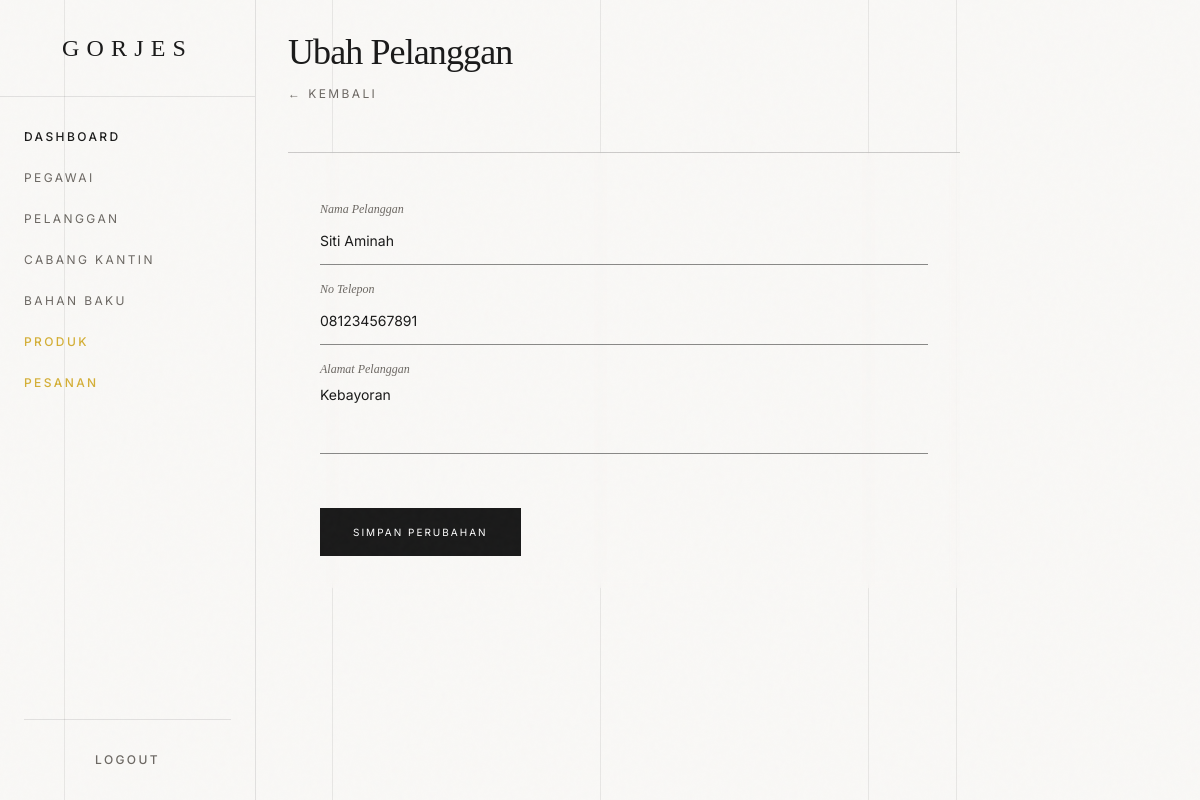
The page /dashboard/pelanggan/pelangganubah.php?id=7 (signed in) on the database its author committed.
### tables this page shows
CREATE TABLE `pelanggan` (
  `id_pelanggan` int(11) NOT NULL,
  `nama_pelanggan` varchar(100) NOT NULL,
  `no_telp` varchar(20) DEFAULT NULL,
  `alamat_pelanggan` text DEFAULT NULL
);

### dashboard/pelanggan/pelangganubah.php (the view, shortened to what this page needs)
<?php
include '../../layouts/config.php';
$id = $_GET['id'] ?? 0;
$sql = "SELECT * FROM pelanggan WHERE id_pelanggan = ?";
$stmt = mysqli_prepare($conn, $sql);
mysqli_stmt_bind_param($stmt, 'i', $id);
mysqli_stmt_execute($stmt);
$result = mysqli_stmt_get_result($stmt);
$data = mysqli_fetch_assoc($result);
include '../../layouts/head.php';
include '../../layouts/menu.php';
?>
<div class="mb-12 relative z-10">
    <h2 class="font-serif text-4xl tracking-tight mb-2">Ubah Pelanggan</h2>
    <a href="pelangganlihat.php" class="text-xs tracking-[0.2em] uppercase text-luxury-mutedFg hover:text-luxury-accent transition-colors">← Kembali</a>
</div>
<div class="border-t border-luxury-fg/20 pt-8 relative z-10 max-w-2xl bg-luxury-bg/50 backdrop-blur-sm p-8">
    <form action="controllers/update.php" method="POST" class="space-y-8">
        <div class="relative group">
            <input type="text" name="nama_pelanggan" id="nama_pelanggan" required value="<?= htmlspecialchars($data['nama_pelanggan']) ?>"
                class="w-full h-12 bg-transparent border-b border-luxury-fg/50 text-sm px-0 py-2 focus:outline-none focus:border-luxury-accent transition-colors duration-500 peer placeholder-transparent" placeholder="Nama Pelanggan">
            <label for="nama_pelanggan" class="absolute left-0 -top-4 text-xs text-luxury-mutedFg font-serif italic transition-all duration-500 peer-focus:-top-4 peer-focus:text-xs peer-focus:text-luxury-accent">Nama Pelanggan</label>
        </div>
        <div class="relative group">
            <input type="text" name="no_telp" id="no_telp" required value="<?= htmlspecialchars($data['no_telp']) ?>"
                class="w-full h-12 bg-transparent border-b border-luxury-fg/50 text-sm px-0 py-2 focus:outline-none focus:border-luxury-accent transition-colors duration-500 peer placeholder-transparent" placeholder="No Telepon">
            <label for="no_telepon" class="absolute left-0 -top-4 text-xs text-luxury-mutedFg font-serif italic transition-all duration-500 peer-focus:-top-4 peer-focus:text-xs peer-focus:text-luxury-accent">No Telepon</label>
        </div>
        <div class="relative group mt-12">
            <textarea name="alamat_pelanggan" id="alamat_pelanggan" rows="3"
                class="w-full bg-transparent border-b border-luxury-fg/50 text-sm px-0 py-2 focus:outline-none focus:border-luxury-accent transition-colors duration-500 peer placeholder-transparent resize-none" placeholder="Alamat Pelanggan"><?= htmlspecialchars($data['alamat_pelanggan']) ?></textarea>
            <label for="alamat_pelanggan" class="absolute left-0 -top-4 text-xs text-luxury-mutedFg font-serif italic transition-all duration-500 peer-focus:-top-4 peer-focus:text-xs peer-focus:text-luxury-accent">Alamat Pelanggan</label>
        </div>
        <div class="pt-4">
            <button type="submit"
                class="h-12 px-8 border border-[#1A1A1A] bg-[#1A1A1A] text-white text-[10px] tracking-[0.2em] uppercase relative overflow-hidden group hover:bg-transparent hover:text-[#1A1A1A] transition-all duration-500">
                <span class="relative z-10 transition-colors duration-500">Simpan Perubahan</span>
            </button>
        </div>
    </form>
</div>
<?php
include '../../layouts/footer.php';
include '../../layouts/vendor-scripts.php';
?>

### layouts/head.php (style rules this page uses)
body { background-color: #F9F8F6; color: #1A1A1A; border-radius: 0px !important; }
* { border-radius: 0px !important; }

### rows shown on the page
pelanggan: nama_pelanggan "Siti Aminah", no_telp "081234567891", alamat_pelanggan "Kebayoran"
